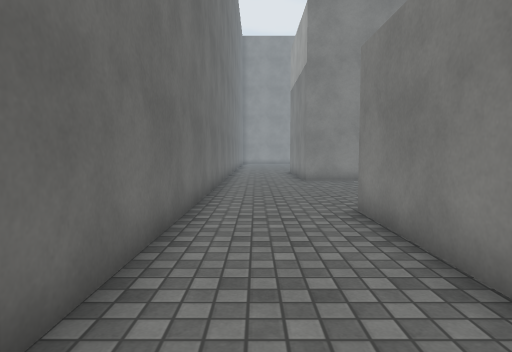
view 1 (above)

19 first-person views from a walk through a Unity game level. The camera is 1.2 m above the floor, tilts 4° down and sees 75° across. The floor is counted in squares, 1 m on a side. Each view is taken from the middle of a square. On the plan, view 1 faces up. The plan holds only what a view shows up to about 14 squares ahead; the rest is blank. The place goes on beyond the plan. Surface patterns are stand-ins for the level's own textures.

view 2
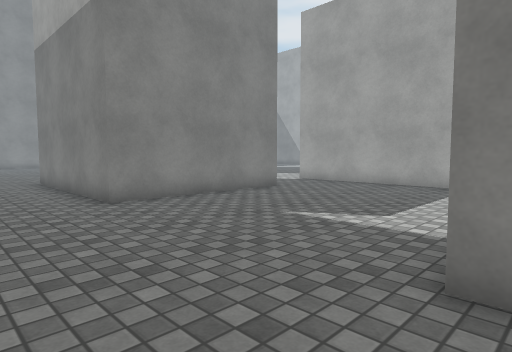

view 3
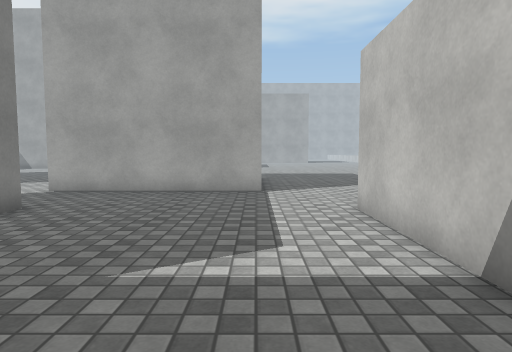

view 4
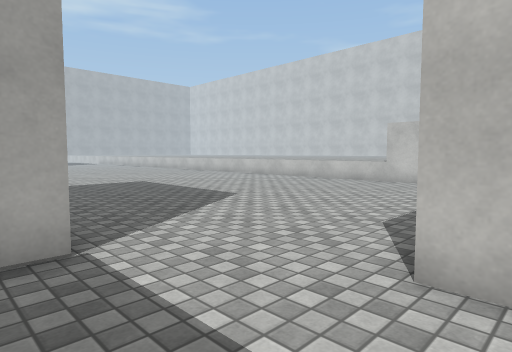

view 5
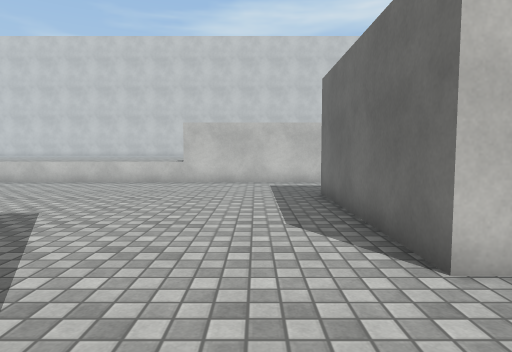

view 6
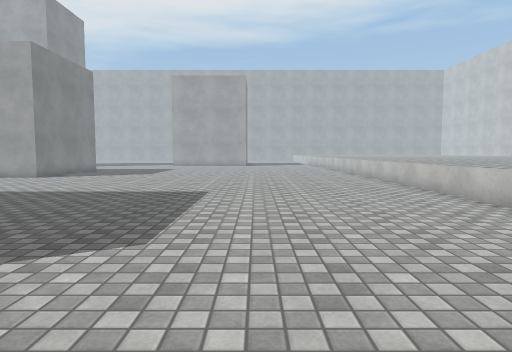

view 7
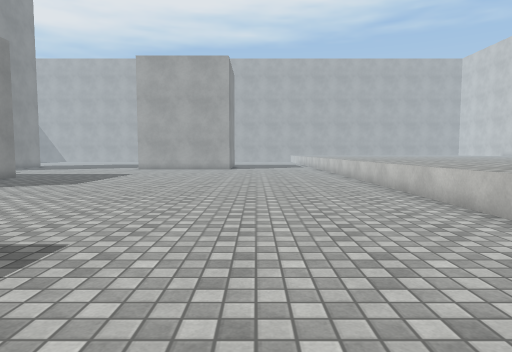

view 8
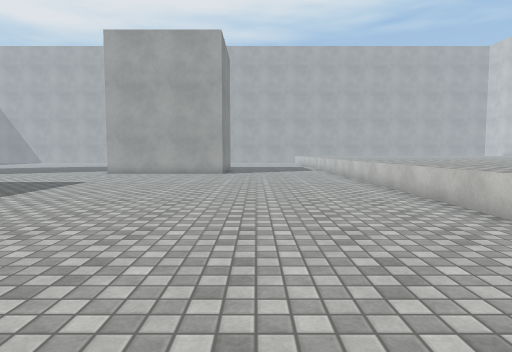

view 9
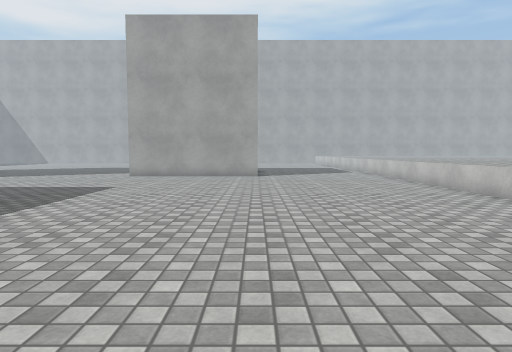

view 10
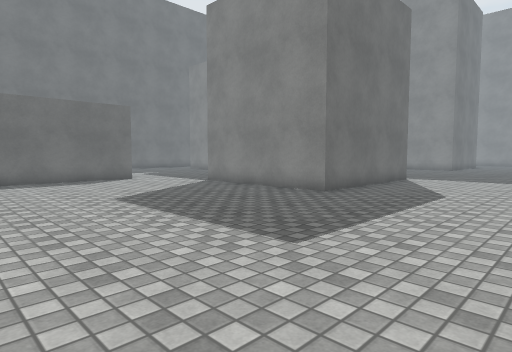

view 11
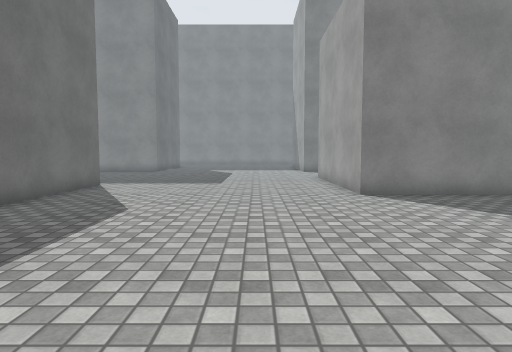

view 12
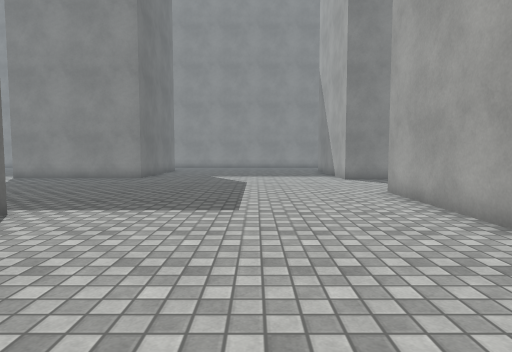

view 13
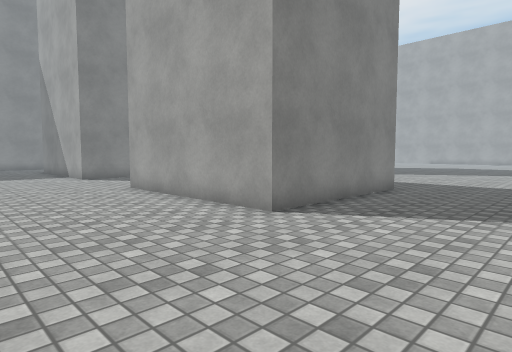

view 14
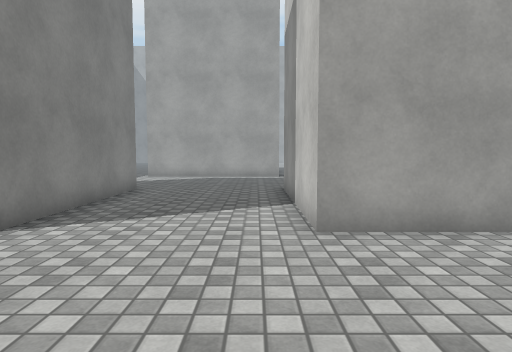

view 15
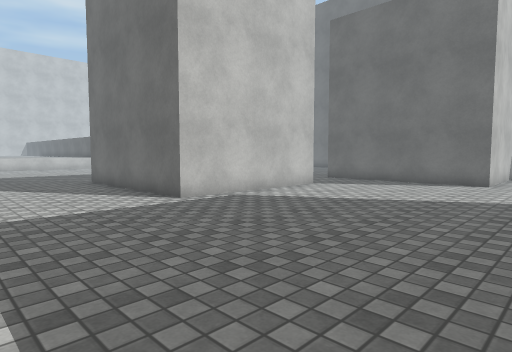

view 16
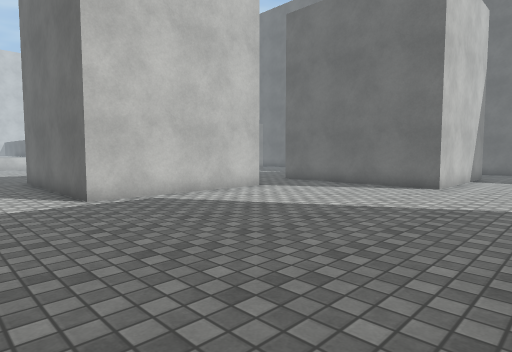

view 17
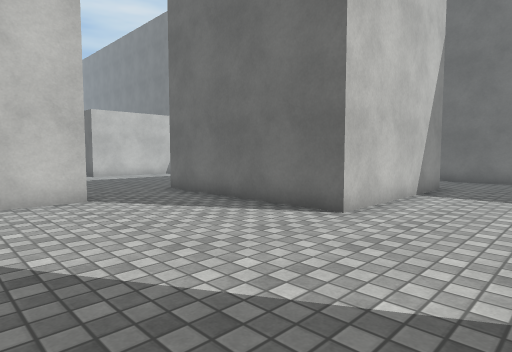

view 18
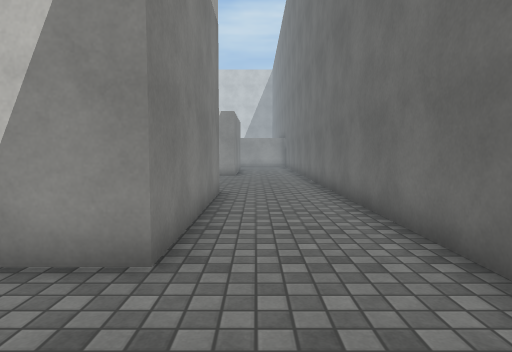

view 19
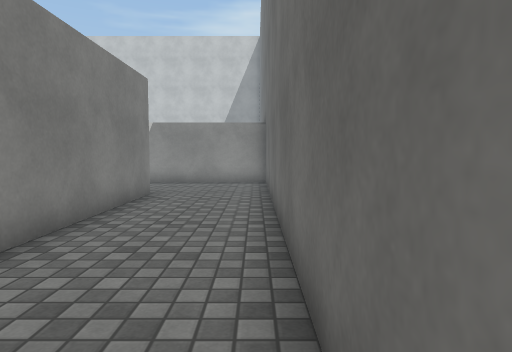

### Floor plan
Key: @ floor where view 1 was taken; # wall or solid block; . floor; ^ raised ledge.
Columns run from 2 left of view 1 to 37 right of it. Each row starts with its distance up from view 1.
 24    .        ... . ... .  .. #######..
 23      .................. .............
 22 #....................................
 21 #....................................
 20 #...#######..........................
 19 #...#     #.................#######..
 18 #...#     #.................#
 17 #...#     #.................#
 16 #...#     #.................#
 15 #...#     #..#######........#
 14 #...#######..#     #........#
 13 #............#     #........#######....
 12 #............#     #...................
 11 #............#     #....................
 10 #............#     #....................
  9 #............#######...................
  8 #......................................
  7 #...#######............................
  6 #...#     #............................
  5 #...#     #............................
  4 #...#     #............................
  3 #...#     #............................
  2 #...#     #............................
  1 #...#     #............................
  0 #.@.#     #............................
 -1 #....     .............................
 -2 #.....    .............................
 -3 #.....    .............................
 -4 ######   ######^^^^^^^^^^^^^^^^^^^^^^^^^
 -5                      ^^^^^^^^^^^^^^^^^^
 -6                        ^^^ ^^^^^^^^^^ ^

Where each view was taken, in squares from view 1:
view 1: 0 up, 0 right, facing up
view 2: 6 up, 1 left, facing up-right
view 3: 9 up, 1 right, facing right
view 4: 10 up, 7 right, facing down-right
view 5: 10 up, 10 right, facing down
view 6: 2 up, 10 right, facing right
view 7: 1 up, 16 right, facing right
view 8: 1 up, 21 right, facing right
view 9: 3 up, 23 right, facing right
view 10: 0 up, 23 right, facing up-left
view 11: 3 up, 23 right, facing up
view 12: 9 up, 22 right, facing up
view 13: 8 up, 21 right, facing up-right
view 14: 20 up, 21 right, facing right
view 15: 23 up, 22 right, facing down-left
view 16: 24 up, 20 right, facing down-left
view 17: 24 up, 14 right, facing down-left
view 18: 24 up, 1 right, facing down
view 19: 10 up, 1 left, facing down
